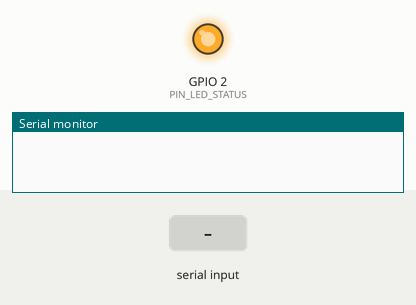
A sketch run on a simulated ESP32. Parts: output pins drawn as LEDs (lit = HIGH), the last lines printed to the serial monitor. The test bench sets the inputs (shaded band).

Above: at 0.01 s.
At 1.6 s:
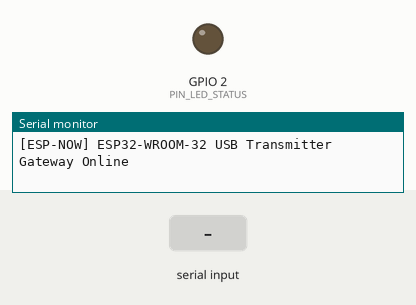
1.7 s: "D,,45\n" received over Serial
At 3.0 s:
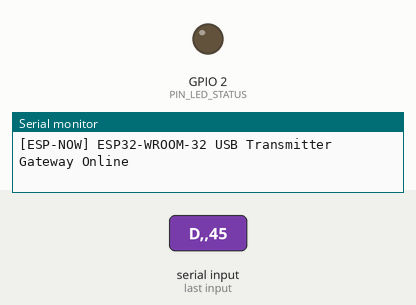
Timing chart, 0 to 4.7 s (numbered marks = the images above; inputs shaded):
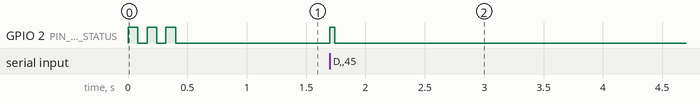

The sketch:

esp32_usb_transmitter.ino
```cpp
/*
 * =========================================================================
 * ArUcoNav: ESP32-WROOM-32 USB Serial Transmitter Dongle (ESP-NOW Mode)
 * =========================================================================
 * Plugs into PC USB port (USB-UART CP2102 / CH340).
 * Receives serial commands from Python ("D,v_left,v_right\n") and transmits via ESP-NOW.
 * Receives ESP-NOW telemetry from car and forwards over Serial to Python ("T,us_l,us_r,v_bat\n").
 * Target Board: ESP32-WROOM-32 (ESP32 Dev Module)
 * =========================================================================
 */

#include <esp_now.h>
#include <WiFi.h>

#define PIN_LED_STATUS 2  // Onboard blue LED on ESP32-WROOM-32

// Struct for drive command from PC
typedef struct __attribute__((packed)) {
  int16_t v_left;
  int16_t v_right;
  uint32_t seq;
} DriveCommandMsg;

// Struct for telemetry back to PC
typedef struct __attribute__((packed)) {
  float us_left_cm;
  float us_right_cm;
  float battery_voltage;
  uint32_t seq;
} TelemetryMsg;

DriveCommandMsg tx_cmd;
TelemetryMsg rx_telem;

// Target Car MAC Address (Paired directly to the RC Car ESP32)
uint8_t car_mac[] = {0x4C, 0xC3, 0x82, 0xED, 0x3D, 0x58};

unsigned long last_tx_blink = 0;

void onDataRecv(const esp_now_recv_info *info, const uint8_t *data, int len) {
  if (len == sizeof(TelemetryMsg)) {
    memcpy(&rx_telem, data, sizeof(TelemetryMsg));
    // Output formatted string to PC USB Serial
    Serial.printf("T,%.1f,%.1f,%.2f\n", rx_telem.us_left_cm, rx_telem.us_right_cm, rx_telem.battery_voltage);

    // Quick blink on telemetry receive
    digitalWrite(PIN_LED_STATUS, HIGH);
    last_tx_blink = millis();
  }
}

void setup() {
  Serial.begin(115200);
  pinMode(PIN_LED_STATUS, OUTPUT);
  digitalWrite(PIN_LED_STATUS, LOW);

  WiFi.mode(WIFI_STA);

  if (esp_now_init() != ESP_OK) {
    Serial.println("ERROR: ESP-NOW init failed!");
    return;
  }

  esp_now_register_recv_cb(onDataRecv);

  esp_now_peer_info_t peerInfo = {};
  memcpy(peerInfo.peer_addr, car_mac, 6);
  peerInfo.channel = 0;
  peerInfo.encrypt = false;

  if (esp_now_add_peer(&peerInfo) != ESP_OK) {
    Serial.println("WARN: Failed to add broadcast peer");
  }

  // Ready signal: 3 rapid LED flashes
  for (int i = 0; i < 3; i++) {
    digitalWrite(PIN_LED_STATUS, HIGH);
    delay(80);
    digitalWrite(PIN_LED_STATUS, LOW);
    delay(80);
  }

  Serial.println("[ESP-NOW] ESP32-WROOM-32 USB Transmitter Gateway Online");
}

void loop() {
  // Read command line from PC Serial: "D,180,180\n"
  if (Serial.available()) {
    String line = Serial.readStringUntil('\n');
    line.trim();
    if (line.startsWith("D,")) {
      int comma1 = line.indexOf(',');
      int comma2 = line.indexOf(',', comma1 + 1);
      if (comma1 > 0 && comma2 > 0) {
        tx_cmd.v_left = line.substring(comma1 + 1, comma2).toInt();
        tx_cmd.v_right = line.substring(comma2 + 1).toInt();
        tx_cmd.seq++;
        esp_now_send(car_mac, (uint8_t*)&tx_cmd, sizeof(DriveCommandMsg));

        digitalWrite(PIN_LED_STATUS, HIGH);
        last_tx_blink = millis();
      }
    }
  }

  // Turn off LED after brief activity indicator
  if (millis() - last_tx_blink > 40) {
    digitalWrite(PIN_LED_STATUS, LOW);
  }
}
```

Measured:
- after the input at 1.7 s, GPIO 2 (PIN_LED_STATUS): LOW → HIGH at once, → LOW 0.04 s later
